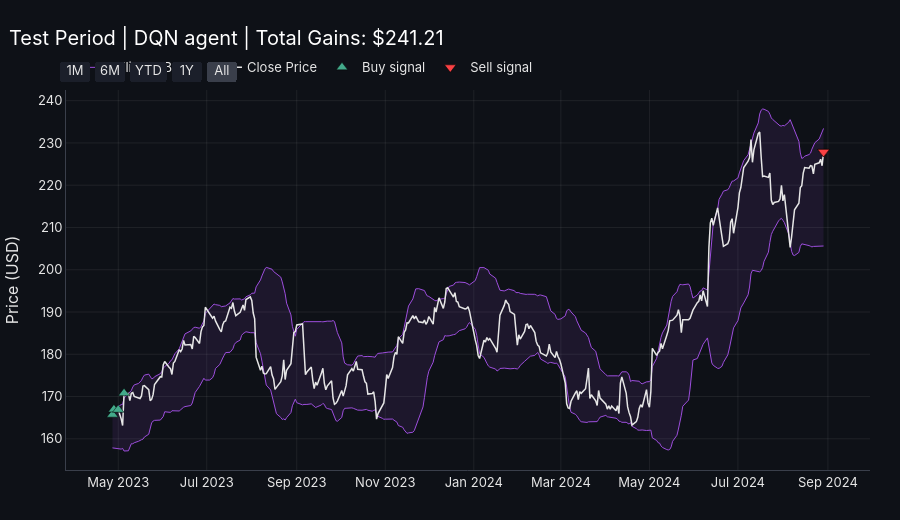
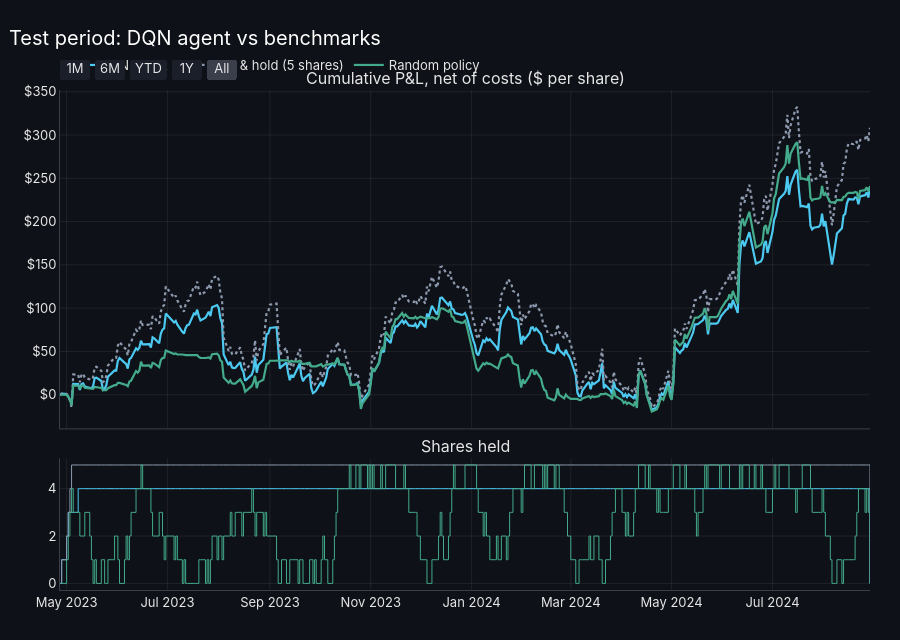
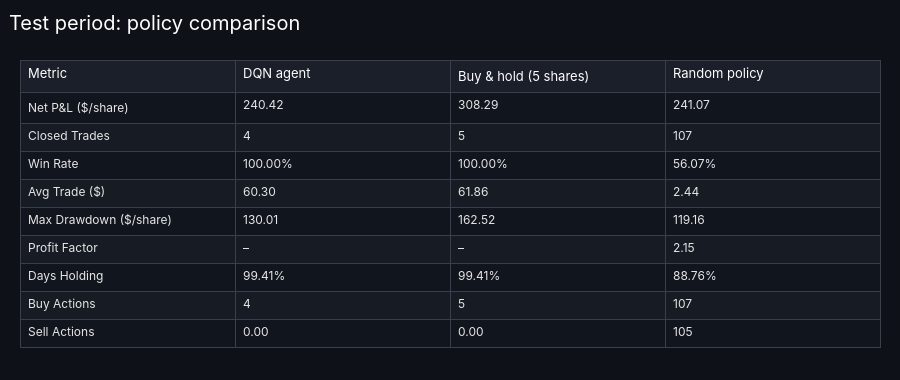

The notebook cell these images were saved under, in order:
### Markdown cell above
## 5. Out-of-sample test vs benchmarks (greedy policy, no exploration or learning)

### Code cell
# Out-of-sample test: reload the final model with exploration and learning off, trade the unseen test
# period, and compare with buy-and-hold and a random policy that use the same simulator, costs and cap.
test_prices = test_df['Close'].to_numpy()
test_agent = Agent(state_size=STATE_SIZE, model_path=FINAL_MODEL_PATH, test_mode=True)
test_result = run_episode(test_agent, states_test, test_prices, desc='Test', **RUN_PARAMS)
print_summary(test_result, 'Test period | DQN agent')
plot_behavior(test_df, test_result, 'Test Period | DQN agent')

# Benchmark policies: (step, state, valid actions) -> action
rng = np.random.default_rng(SEED)
benchmarks = {
    f'Buy & hold ({MAX_INVENTORY} shares)': lambda t, s, valid: 1 if 1 in valid else 0,
    'Random policy': lambda t, s, valid: int(rng.choice(valid)),
}
results = {'DQN agent': test_result}
for name, policy in benchmarks.items():
    results[name] = run_episode(None, states_test, test_prices, policy=policy, desc=name, **RUN_PARAMS)

func_lib.policy_comparison_figure(test_df.index, results, title='Test period: DQN agent vs benchmarks').show()
func_lib.stats_table_figure(func_lib.policy_stats_table(results), 'Test period: policy comparison',
                            index_name='Metric', pct_rows=('Win Rate', 'Days Holding')).show()

### Figure 1 — Plotly figure (JSON) as saved in the notebook; plotly's stock layout.template omitted (floating-point values rounded to 4 significant figures; data arrays with more than 128 entries replaced by an {"elided": "..."} marker saying what was removed)
{"data": [{"legendgroup": "bb", "line": {"color": "#9D4EDD", "width": 1}, "mode": "lines", "name": "Bollinger Bands", "type": "scatter", "x": {"elided": "338 str values"}, "y": {"elided": "338 float values"}}, {"fill": "tonexty", "fillcolor": "rgba(157,78,221,0.1)", "hoverinfo": "skip", "legendgroup": "bb", "line": {"color": "#9D4EDD", "width": 1}, "mode": "lines", "showlegend": false, "type": "scatter", "x": {"elided": "338 str values"}, "y": {"elided": "338 float values"}}, {"line": {"color": "#e6e6e6", "width": 1.5}, "mode": "lines", "name": "Close Price", "type": "scatter", "x": {"elided": "338 str values"}, "y": {"elided": "338 float values"}}, {"marker": {"color": "#43AA8B", "line": {"color": "black", "width": 0.5}, "size": 10, "symbol": "triangle-up"}, "mode": "markers", "name": "Buy signal", "type": "scatter", "x": ["2023-04-27T00:00:00.000000", "2023-04-28T00:00:00.000000", "2023-05-01T00:00:00.000000", "2023-05-05T00:00:00.000000"], "y": [165.7, 167.0, 166.9, 170.8]}, {"marker": {"color": "#F94144", "line": {"color": "black", "width": 0.5}, "size": 10, "symbol": "triangle-down"}, "mode": "markers", "name": "Sell signal", "type": "scatter", "x": ["2024-08-29T00:00:00.000000", "2024-08-29T00:00:00.000000", "2024-08-29T00:00:00.000000", "2024-08-29T00:00:00.000000"], "y": [227.9, 227.9, 227.9, 227.9]}], "layout": {"height": 520, "title": {"text": "Test Period | DQN agent | Total Gains: $241.21"}, "xaxis": {"rangeselector": {"activecolor": "#3a3f4b", "bgcolor": "#1b1f2a", "buttons": [{"count": 1, "label": "1M", "step": "month", "stepmode": "backward"}, {"count": 6, "label": "6M", "step": "month", "stepmode": "backward"}, {"count": 1, "label": "YTD", "step": "year", "stepmode": "todate"}, {"count": 1, "label": "1Y", "step": "year", "stepmode": "backward"}, {"label": "All", "step": "all"}], "font": {"color": "#e6e6e6"}}}, "yaxis": {"title": {"text": "Price (USD)"}}}}

### Figure 2 — Plotly figure (JSON) as saved in the notebook; plotly's stock layout.template omitted (floating-point values rounded to 4 significant figures; data arrays with more than 128 entries replaced by an {"elided": "..."} marker saying what was removed)
{"data": [{"legendgroup": "DQN agent", "line": {"color": "#4CC9F0", "dash": "solid", "width": 2.2}, "name": "DQN agent", "type": "scatter", "x": {"elided": "338 str values"}, "xaxis": "x", "y": {"elided": "338 float values"}, "yaxis": "y"}, {"legendgroup": "DQN agent", "line": {"color": "#4CC9F0", "shape": "hv", "width": 1}, "name": "DQN agent", "showlegend": false, "type": "scatter", "x": {"elided": "338 str values"}, "xaxis": "x2", "y": {"elided": "338 int values"}, "yaxis": "y2"}, {"legendgroup": "Buy & hold (5 shares)", "line": {"color": "#8d99ae", "dash": "dot", "width": 2.2}, "name": "Buy & hold (5 shares)", "type": "scatter", "x": {"elided": "338 str values"}, "xaxis": "x", "y": {"elided": "338 float values"}, "yaxis": "y"}, {"legendgroup": "Buy & hold (5 shares)", "line": {"color": "#8d99ae", "shape": "hv", "width": 1}, "name": "Buy & hold (5 shares)", "showlegend": false, "type": "scatter", "x": {"elided": "338 str values"}, "xaxis": "x2", "y": {"elided": "338 int values"}, "yaxis": "y2"}, {"legendgroup": "Random policy", "line": {"color": "#43AA8B", "dash": "solid", "width": 2.2}, "name": "Random policy", "type": "scatter", "x": {"elided": "338 str values"}, "xaxis": "x", "y": {"elided": "338 float values"}, "yaxis": "y"}, {"legendgroup": "Random policy", "line": {"color": "#43AA8B", "shape": "hv", "width": 1}, "name": "Random policy", "showlegend": false, "type": "scatter", "x": {"elided": "338 str values"}, "xaxis": "x2", "y": {"elided": "338 int values"}, "yaxis": "y2"}], "layout": {"annotations": [{"font": {"size": 16}, "showarrow": false, "text": "Cumulative P&L, net of costs ($ per share)", "x": 0.5, "xanchor": "center", "xref": "paper", "y": 1.0, "yanchor": "bottom", "yref": "paper"}, {"font": {"size": 16}, "showarrow": false, "text": "Shares held", "x": 0.5, "xanchor": "center", "xref": "paper", "y": 0.2632, "yanchor": "bottom", "yref": "paper"}], "height": 640, "title": {"text": "Test period: DQN agent vs benchmarks"}, "xaxis": {"anchor": "y", "domain": [0.0, 1.0], "matches": "x2", "rangeselector": {"activecolor": "#3a3f4b", "bgcolor": "#1b1f2a", "buttons": [{"count": 1, "label": "1M", "step": "month", "stepmode": "backward"}, {"count": 6, "label": "6M", "step": "month", "stepmode": "backward"}, {"count": 1, "label": "YTD", "step": "year", "stepmode": "todate"}, {"count": 1, "label": "1Y", "step": "year", "stepmode": "backward"}, {"label": "All", "step": "all"}], "font": {"color": "#e6e6e6"}}, "showticklabels": false}, "xaxis2": {"anchor": "y2", "domain": [0.0, 1.0]}, "yaxis": {"anchor": "x", "domain": [0.3232, 1.0], "tickprefix": "$"}, "yaxis2": {"anchor": "x2", "domain": [0.0, 0.2632]}}}

### Figure 3 — Plotly figure (JSON) as saved in the notebook; plotly's stock layout.template omitted (floating-point values rounded to 4 significant figures)
{"data": [{"cells": {"align": "left", "fill": {"color": [["#11151d", "#161b24", "#11151d", "#161b24", "#11151d", "#161b24", "#11151d", "#161b24", "#11151d"], ["#11151d", "#161b24", "#11151d", "#161b24", "#11151d", "#161b24", "#11151d", "#161b24", "#11151d"], ["#11151d", "#161b24", "#11151d", "#161b24", "#11151d", "#161b24", "#11151d", "#161b24", "#11151d"], ["#11151d", "#161b24", "#11151d", "#161b24", "#11151d", "#161b24", "#11151d", "#161b24", "#11151d"]]}, "font": {"color": "#e6e6e6", "size": 12}, "height": 28, "line": {"color": "#3a3f4b"}, "values": [["Net P&L ($/share)", "Closed Trades", "Win Rate", "Avg Trade ($)", "Max Drawdown ($/share)", "Profit Factor", "Days Holding", "Buy Actions", "Sell Actions"], ["240.42", "4", "100.00%", "60.30", "130.01", "–", "99.41%", "4", "0.00"], ["308.29", "5", "100.00%", "61.86", "162.52", "–", "99.41%", "5", "0.00"], ["241.07", "107", "56.07%", "2.44", "119.16", "2.15", "88.76%", "107", "105"]]}, "header": {"align": "left", "fill": {"color": "#1b1f2a"}, "font": {"color": "white", "size": 13}, "height": 32, "line": {"color": "#3a3f4b"}, "values": ["Metric", "DQN agent", "Buy & hold (5 shares)", "Random policy"]}, "type": "table"}], "layout": {"height": 380, "margin": {"b": 10, "l": 20, "r": 20, "t": 60}, "title": {"text": "Test period: policy comparison"}}}
